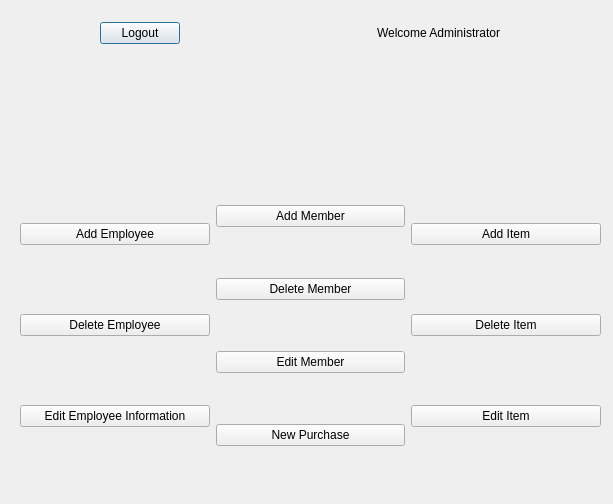
<?xml version="1.0" encoding="UTF-8"?>
<ui version="4.0">
 <class>AdminWindow</class>
 <widget class="QDialog" name="AdminWindow">
  <property name="geometry">
   <rect>
    <x>0</x>
    <y>0</y>
    <width>613</width>
    <height>504</height>
   </rect>
  </property>
  <property name="windowTitle">
   <string>Dialog</string>
  </property>
  <widget class="QWidget" name="layoutWidget">
   <property name="geometry">
    <rect>
     <x>100</x>
     <y>20</y>
     <width>401</width>
     <height>26</height>
    </rect>
   </property>
   <layout class="QHBoxLayout" name="horizontalLayout">
    <item>
     <widget class="QPushButton" name="PushButton_BackTMain">
      <property name="text">
       <string>Logout</string>
      </property>
     </widget>
    </item>
    <item>
     <spacer name="horizontalSpacer">
      <property name="orientation">
       <enum>Qt::Horizontal</enum>
      </property>
      <property name="sizeHint" stdset="0">
       <size>
        <width>148</width>
        <height>21</height>
       </size>
      </property>
     </spacer>
    </item>
    <item>
     <widget class="QLabel" name="label">
      <property name="text">
       <string>Welcome Administrator</string>
      </property>
     </widget>
    </item>
   </layout>
  </widget>
  <widget class="QWidget" name="layoutWidget_2">
   <property name="geometry">
    <rect>
     <x>20</x>
     <y>160</y>
     <width>581</width>
     <height>331</height>
    </rect>
   </property>
   <layout class="QHBoxLayout" name="horizontalLayout_2">
    <item>
     <layout class="QVBoxLayout" name="verticalLayout">
      <item>
       <widget class="QPushButton" name="PushButton_AddEmployee">
        <property name="text">
         <string>Add Employee</string>
        </property>
       </widget>
      </item>
      <item>
       <widget class="QPushButton" name="PushButton_DeleteEmployee">
        <property name="text">
         <string>Delete Employee</string>
        </property>
       </widget>
      </item>
      <item>
       <widget class="QPushButton" name="PushButton_EditEmployee">
        <property name="text">
         <string>Edit Employee Information</string>
        </property>
       </widget>
      </item>
     </layout>
    </item>
    <item>
     <layout class="QVBoxLayout" name="verticalLayout_2">
      <item>
       <widget class="QPushButton" name="PushButton_AddMember">
        <property name="text">
         <string>Add Member</string>
        </property>
       </widget>
      </item>
      <item>
       <widget class="QPushButton" name="PushButton_DeleteMember">
        <property name="text">
         <string>Delete Member</string>
        </property>
       </widget>
      </item>
      <item>
       <widget class="QPushButton" name="PushButton_EditMember">
        <property name="text">
         <string>Edit Member</string>
        </property>
       </widget>
      </item>
      <item>
       <widget class="QPushButton" name="PushButton_NewPurchase">
        <property name="text">
         <string>New Purchase</string>
        </property>
       </widget>
      </item>
     </layout>
    </item>
    <item>
     <layout class="QVBoxLayout" name="verticalLayout_3">
      <item>
       <widget class="QPushButton" name="PushButton_AddItem">
        <property name="text">
         <string>Add Item</string>
        </property>
       </widget>
      </item>
      <item>
       <widget class="QPushButton" name="PushButton_DelteItem">
        <property name="text">
         <string>Delete Item</string>
        </property>
       </widget>
      </item>
      <item>
       <widget class="QPushButton" name="PushButton_EditItem">
        <property name="text">
         <string>Edit Item</string>
        </property>
       </widget>
      </item>
     </layout>
    </item>
   </layout>
  </widget>
 </widget>
 <resources/>
 <connections/>
</ui>
